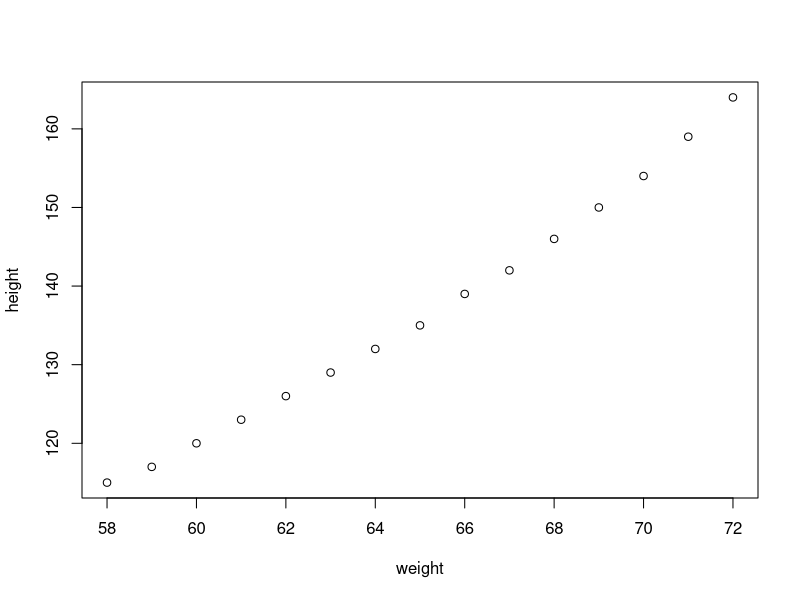

Write R code to recreate this figure.
height <- c(115, 117, 120, 123, 126, 129, 132, 135, 139, 142, 146, 150, 154, 159, 164)
weight <- c(58, 59, 60, 61, 62, 63, 64, 65, 66, 67, 68, 69, 70, 71, 72)
print(mean(height))
print(sd(height))
print(cor(weight, height))
plot(weight, height)

